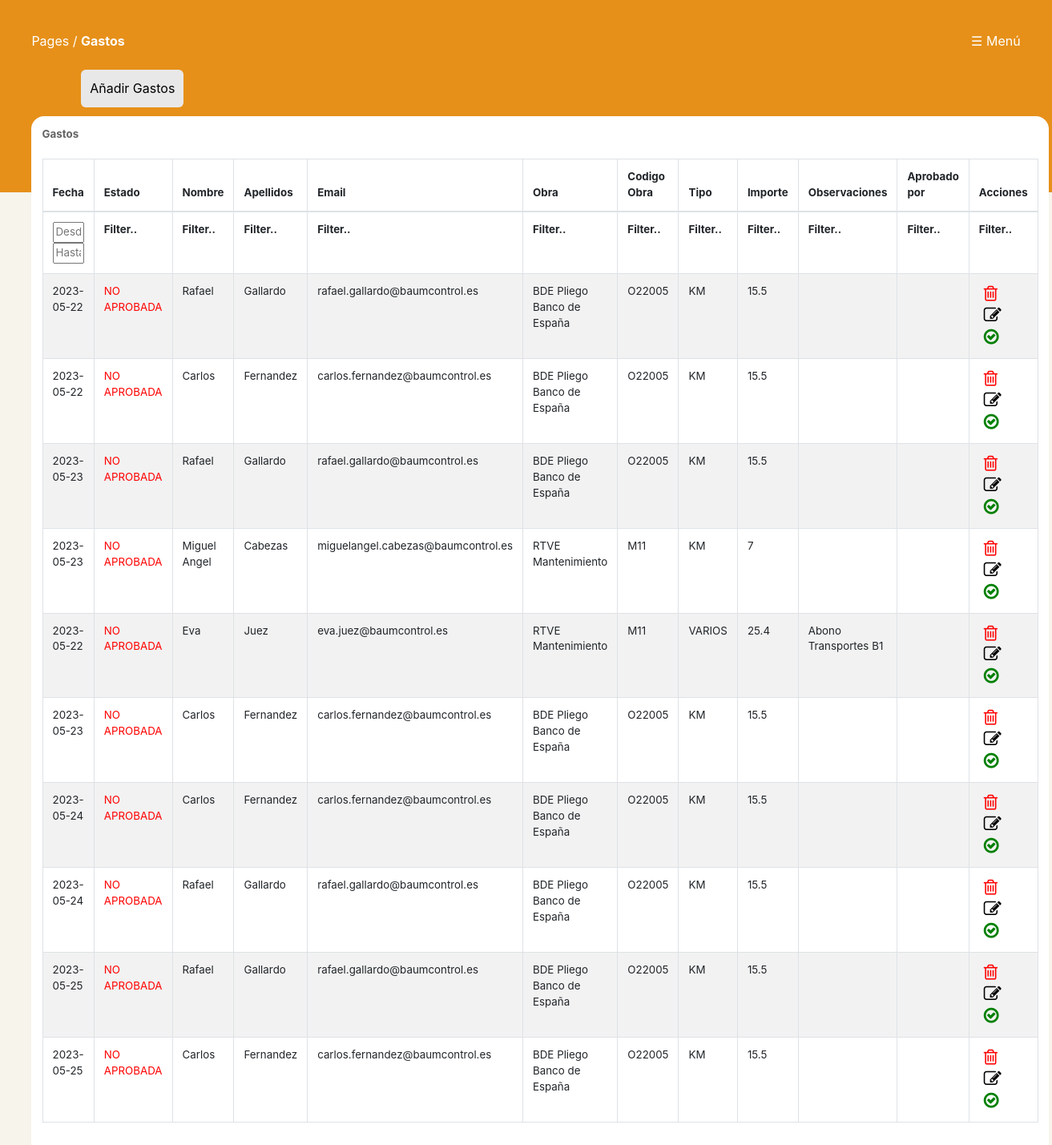
The app's page /gastos/gastos.php with its own data.
### tables this page shows
CREATE TABLE `gastos` (
  `id` int NOT NULL AUTO_INCREMENT,
  `estado` enum('APROBADA','NO APROBADA') DEFAULT 'NO APROBADA',
  `nombre` varchar(250) DEFAULT NULL,
  `last_name` varchar(250) DEFAULT NULL,
  `work_id` bigint unsigned DEFAULT NULL,
  `fecha` date DEFAULT NULL,
  `tipo_gasto` varchar(50) DEFAULT NULL,
  `importe` float DEFAULT NULL,
  `comentario` varchar(250) DEFAULT NULL,
  `user_id` bigint unsigned DEFAULT NULL,
  `who_approve` varchar(250) DEFAULT NULL,
  `alta_gasto` date DEFAULT NULL,
  PRIMARY KEY (`id`),
  KEY `fk_work_id` (`work_id`),
  KEY `fk_user_id` (`user_id`),
  CONSTRAINT `fk_user_id` FOREIGN KEY (`user_id`) REFERENCES `users` (`id`),
  CONSTRAINT `fk_work_id` FOREIGN KEY (`work_id`) REFERENCES `works` (`id`)
);

CREATE TABLE `users` (
  `id` bigint unsigned NOT NULL AUTO_INCREMENT,
  `name` varchar(255) NOT NULL,
  `last_name` varchar(255) DEFAULT NULL,
  `email` varchar(255) NOT NULL,
  `type` enum('ACTIVADA','NO ACTIVADA') NOT NULL DEFAULT 'ACTIVADA',
  `email_verified_at` timestamp NULL DEFAULT NULL,
  `password` varchar(255) DEFAULT NULL,
  `two_factor_secret` text,
  `two_factor_recovery_codes` text,
  `two_factor_confirmed_at` timestamp NULL DEFAULT NULL,
  `remember_token` varchar(100) DEFAULT NULL,
  `current_team_id` bigint unsigned DEFAULT NULL,
  `profile_photo_path` varchar(2048) DEFAULT NULL,
  `created_at` timestamp NULL DEFAULT NULL,
  `updated_at` timestamp NULL DEFAULT NULL,
  `deleted_at` timestamp NULL DEFAULT NULL,
  `hour_extra` int DEFAULT NULL,
  `schedule_id` bigint unsigned DEFAULT NULL,
  `rol_id` bigint unsigned DEFAULT NULL,
  `password2` varchar(250) DEFAULT NULL,
  PRIMARY KEY (`id`),
  UNIQUE KEY `users_email_unique` (`email`),
  KEY `schedule_id` (`schedule_id`),
  KEY `fk_rol_id` (`rol_id`),
  CONSTRAINT `fk_rol_id` FOREIGN KEY (`rol_id`) REFERENCES `roles` (`id`),
  CONSTRAINT `users_ibfk_1` FOREIGN KEY (`schedule_id`) REFERENCES `schedules` (`id`),
  CONSTRAINT `users_ibfk_2` FOREIGN KEY (`schedule_id`) REFERENCES `schedules` (`id`)
);

CREATE TABLE `works` (
  `id` bigint unsigned NOT NULL AUTO_INCREMENT,
  `code` varchar(255) NOT NULL,
  `name` varchar(255) NOT NULL,
  `km_total` double(8,2) DEFAULT NULL,
  `hour_total` double(8,2) DEFAULT NULL,
  `created_at` timestamp NULL DEFAULT NULL,
  `updated_at` timestamp NULL DEFAULT NULL,
  `user_id` bigint unsigned DEFAULT NULL,
  PRIMARY KEY (`id`),
  KEY `user_id` (`user_id`),
  CONSTRAINT `works_ibfk_1` FOREIGN KEY (`user_id`) REFERENCES `users` (`id`),
  CONSTRAINT `works_ibfk_2` FOREIGN KEY (`user_id`) REFERENCES `users` (`id`)
);

### gastos/gastos.php (the view, shortened to what this page needs)
<?php
include("../include/bbddconexion.php");
if (!$conn) {
    die("Conexion fallida:" . mysqli_connect_error());
} else {
    $query = "select gastos.id, gastos.estado, users.name as 'user_name', users.last_name, users.email, works.name as 'work_name', works.code, gastos.fecha, gastos.tipo_gasto, gastos.importe, gastos.comentario, gastos.who_approve from gastos, users, works where users.id=gastos.user_id and gastos.work_id=works.id";
    $consulta = mysqli_query($conn, $query) or die("Fallo en la consulta");
    $num_filas = mysqli_num_rows($consulta);
}
?>
<!DOCTYPE html>
<html lang="es">
<head>
    <link rel="stylesheet" href="../css/nav-bar.css">
    <?php include("../include/tabla.php");
    include("../include/tabla2.php");
    include("../include/menu.php"); ?>
</head>
<body>
    <div class="fondo_naranja">
        <div class="nav-bar">
            <span>Pages / <b>Gastos</b></span>
            <?php include("../template/menu.php"); ?>
            <br><br>
            <div class="medio">
                <nav class="medio_ajuste">
                    <a class="item_a" href="./add_gastos.php">
                        <div class="items">
                            <span class="item_span"> Añadir Gastos
                            </span>
                        </div>
                    </a>
                </nav>
            </div><br>
        </div>
        <div class="tabla_estilo">
            <span>Gastos</span><br><br>
            <table class="records_list table table-striped table-bordered table-hover" id="mydatatable">
                <thead>
                    <tr>
                        <th id="fecha_input">Fecha</th>
                        <th>Estado</th>
                        <th>Nombre</th>
                        <th>Apellidos</th>
                        <th>Email</th>
                        <th>Obra</th>
                        <th>Codigo Obra</th>
                        <th>Tipo</th>
                        <th>Importe</th>
                        <th>Observaciones</th>
                        <th>Aprobado por</th>
                        <th>Acciones</th>
                    </tr>
                </thead>
                <tfoot>
                    <tr>
                        <th id="fecha_input" class="date">Filter..</th>
                        <th class="estado">Filter..</th>
                        <th>Filter..</th>
                        <th>Filter..</th>
                        <th>Filter..</th>
                        <th>Filter..</th>
                        <th>Filter..</th>
                        <th>Filter..</th>
                        <th>Filter..</th>
                        <th>Filter..</th>
                        <th>Filter..</th>
                        <th>Filter..</th>
                    </tr>
                </tfoot>
                <tbody>
                    <?php
                    for ($i = 0; $i < $num_filas; $i++) {
                        $resultado = mysqli_fetch_array($consulta);
                        if ($resultado['estado']=="NO APROBADA"){
                        print "<tr><td>" . $resultado['fecha'] . "</td><td class='" . $resultado['estado'] . "'>" . $resultado['estado'] . " </td><td>" . $resultado['user_name'] . "</td><td> " . $resultado['last_name'] . "</td><td> " . $resultado['email'] . "</td><td>" . $resultado['work_name'] . "</td><td>" . $resultado['code'] . "</td><td>" . $resultado['tipo_gasto'] . "</td><td>" . $resultado['importe'] . "</td><td>" . $resultado['comentario'] . "</td><td>" . $resultado['who_approve'] . "</td><td><form action='gastos_conf.php' method='GET'><input name='id_gastos' type='hidden' value=" . $resultado['id'] . ">
                        <button class='no_boton2' name='delete' onclick='return confirmDelete()' title='Borrar' >
                            <i class='fa fa-trash-o' style='font-size:22px;color:red'></i>
                            </button>
                            <button name='edit' class='no_boton2' title='Editar'>
                            <i class='fa fa-edit' style='font-size:22px;color:black'></i>
                            </button>
                            <button name='confirm' class='no_boton2'>
                            <i class='fa fa-check-circle-o' style='font-size:22px;color:green' title='Aprobar'></i>
                            </button>
                            </form></td></tr>";}
                    }
                    ?>
                </tbody>
            </table><br>
        </div>
    </div>
</body>
</html>

### css/nav-bar.css (style rules this page uses)
* { margin: 0; }
.nav-bar { color: white; padding: 3%; }
.medio { width: 100%; }
.medio_ajuste { width: 90%; margin-left: 5%; margin-right: 5%; }
.items { width:auto; float: left; background-color: rgb(233, 232, 232); margin-right: 6%; border-radius: 6px; padding: 1%; margin-bottom: 1%; cursor: pointer; }
.item_a { text-decoration: none; color: black; }
.APROBADA { color: green; }
.NO { color: red; }

### css/tabla.css (style rules this page uses)
.tabla_estilo { width: 95%; margin-left: 3%; margin-top: -1%; border-radius: 5px; padding: 1%; border-radius: 1rem; overflow-x:scroll; max-height: 80vh; background-color: white; font-size: 10pt; display: table; }
.fondo_naranja { background-color: #e69019; max-height:30vh; }
* { margin: 0; }
body { background-color: #dfdada; }
.tabla_estilo span { font-weight: 700; color: #636363; }
a { text-decoration: none; }
#fecha_input { width: 100px; }

### css/menu.css (style rules this page uses)
.items { width: auto; float: left; background-color: rgb(233, 232, 232); margin-right: 6%; border-radius: 6px; padding: 1%; }
.item_a { text-decoration: none; color: black; }
.no_boton2 { background-color: unset; border: none; cursor: pointer; }

### include/tabla2.php (style rules this page uses)
#mydatatable tfoot { display: table-header-group !important; }

### records on screen
gastos: fecha "2023-05-22", estado "NO APROBADA", user.name "Rafael", user.last_name "Gallardo", user.email "rafael.gallardo@baumcontrol.es", work.name "BDE Pliego Banco de España", work.code "O22005", tipo_gasto "KM", importe "15.5"
gastos: fecha "2023-05-22", estado "NO APROBADA", user.name "Carlos", user.last_name "Fernandez", user.email "carlos.fernandez@baumcontrol.es", work.name "BDE Pliego Banco de España", work.code "O22005", tipo_gasto "KM", importe "15.5"
gastos: fecha "2023-05-23", estado "NO APROBADA", user.name "Rafael", user.last_name "Gallardo", user.email "rafael.gallardo@baumcontrol.es", work.name "BDE Pliego Banco de España", work.code "O22005", tipo_gasto "KM", importe "15.5"
gastos: fecha "2023-05-23", estado "NO APROBADA", user.name "Miguel Angel", user.last_name "Cabezas", user.email "miguelangel.cabezas@baumcontrol.es", work.name "RTVE Mantenimiento", work.code "M11", tipo_gasto "KM", importe "7"
gastos: fecha "2023-05-22", estado "NO APROBADA", user.name "Eva", user.last_name "Juez", user.email "eva.juez@baumcontrol.es", work.name "RTVE Mantenimiento", work.code "M11", tipo_gasto "VARIOS", importe "25.4", comentario "Abono Transportes B1"
gastos: fecha "2023-05-23", estado "NO APROBADA", user.name "Carlos", user.last_name "Fernandez", user.email "carlos.fernandez@baumcontrol.es", work.name "BDE Pliego Banco de España", work.code "O22005", tipo_gasto "KM", importe "15.5"
gastos: fecha "2023-05-24", estado "NO APROBADA", user.name "Carlos", user.last_name "Fernandez", user.email "carlos.fernandez@baumcontrol.es", work.name "BDE Pliego Banco de España", work.code "O22005", tipo_gasto "KM", importe "15.5"
gastos: fecha "2023-05-24", estado "NO APROBADA", user.name "Rafael", user.last_name "Gallardo", user.email "rafael.gallardo@baumcontrol.es", work.name "BDE Pliego Banco de España", work.code "O22005", tipo_gasto "KM", importe "15.5"
gastos: fecha "2023-05-25", estado "NO APROBADA", user.name "Rafael", user.last_name "Gallardo", user.email "rafael.gallardo@baumcontrol.es", work.name "BDE Pliego Banco de España", work.code "O22005", tipo_gasto "KM", importe "15.5"
gastos: fecha "2023-05-25", estado "NO APROBADA", user.name "Carlos", user.last_name "Fernandez", user.email "carlos.fernandez@baumcontrol.es", work.name "BDE Pliego Banco de España", work.code "O22005", tipo_gasto "KM", importe "15.5"
